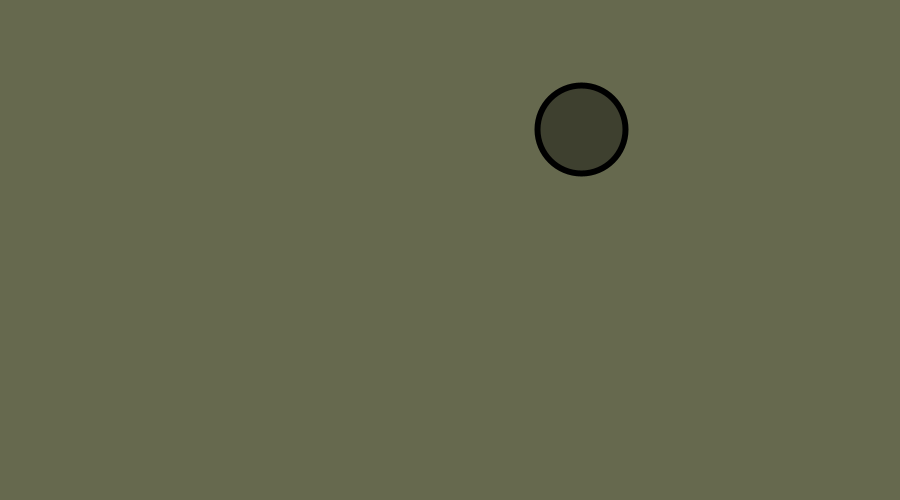
Frame 1 (no input)
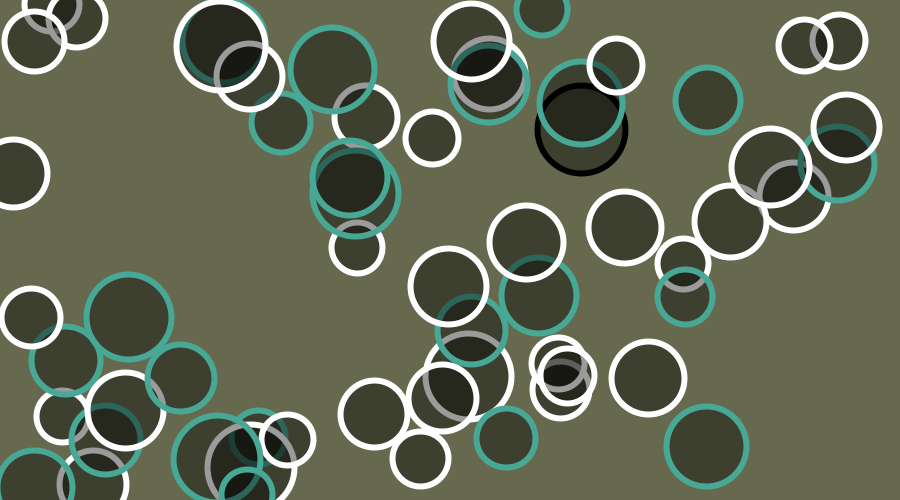
Frame 60 (the mouse pressed at the canvas centre just before this capture)
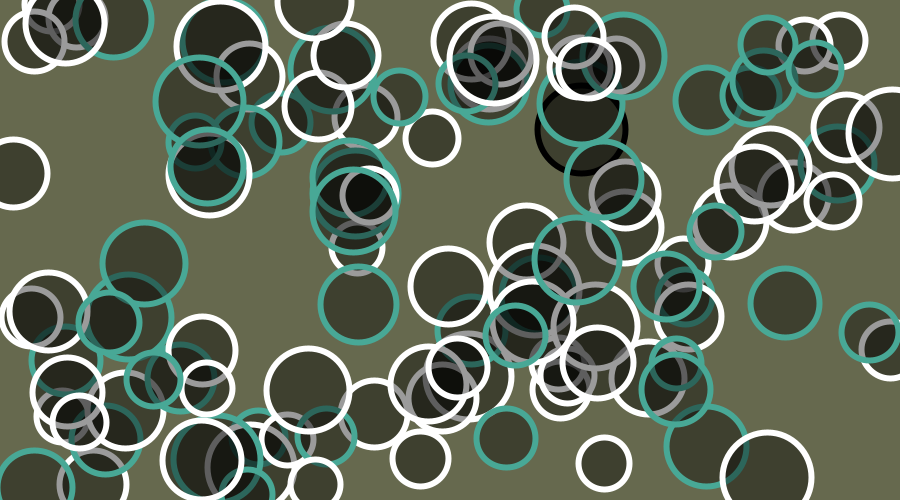
Frame 120 (the mouse held since frame 60 and released just before this capture)

The Processing sketch that drew these frames (run headless with seeded random() and noise(); from frame 60 on, the mouse is pressed at the canvas centre):

// Processing sketch: processing_58715
// ── processing_58715.pde

int totalObjectos; // número total de objectos
float probab; // variável da probabilidade
float percent; // variável da percentagem

void setup(){ // definições de setup
  
  size (900, 500); // tamanho da janela de fundo
  background (102, 105, 78); // cor de fundo
  smooth(); // suavizar imagen
  frameRate(10); // 10 frames por segundo
  
  totalObjectos = 100; // total de objectos que pretendo desenhar
  percent = 50; // 50% desses objectos ser de uma cor
  probab = 100 - percent; // variável para que a probabilidade aconteça
  
}

void draw(){ // definições do desenho

  float X = random (width); // variável da posição X da elipse
  float Y = random (height); // variável da posição Y
  float diam = random (50, 90); // variável do diâmetro dos círulos
  
  strokeWeight(6); // contorno dos círculos
  fill(0, 0, 0, 100); // cor dos círculos (preto), e transparência
  ellipse(X, Y, diam, diam); // desenho dos círculos

 
  {
    float posX1 = random (width); // gerar um valor para a posiçaoo horizontal
    float posY1 = random (height); // gerar um valor para a posiçao vertical
    float posX2 = random (width); // gerar um valor para a posiçao horizontal
    float posY2 = random (height); // gerar um valor para a posiçao vertical
    float r = random(0, 255); // gerar um valor para a componente vermelha
    float g = random(0, 255); // gerar um valor para a componente verde
    float b = random(0, 255); // gerar um valor para a componente azul
   
    if (random(100) > probab){ // probabildade
      
      r = 72; // cor
      g = 168;
      b = 150;
       
    }
    else // senão
    {
      r = 255; 
      g = 255;
      b = 255;
     
    }
 stroke(r, g, b);
  }
  

  
}
  
